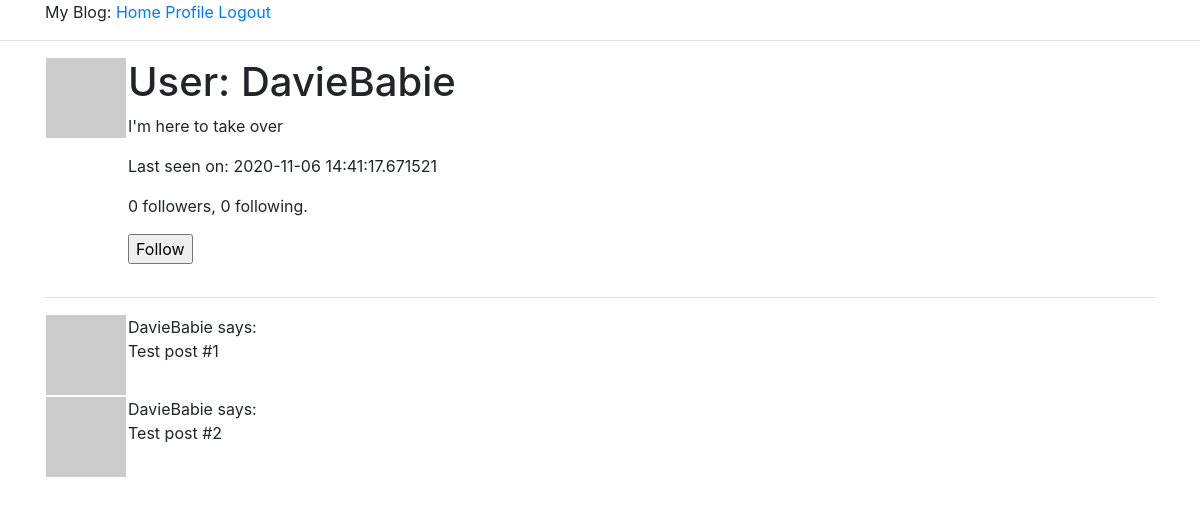
Screenshot of /user/DavieBabie (signed in) with the database file from the repository.
### app/models.py (models this page shows, shortened)
class User(UserMixin, db.Model):
    id = db.Column(db.Integer, primary_key=True)
    username = db.Column(db.String(64), index=True, unique=True)
    email = db.Column(db.String(120), index=True, unique=True)
    password_hash = db.Column(db.String(128))
    posts = db.relationship('Post', backref='author', lazy='dynamic')
    about_me = db.Column(db.String(140))
    last_seen = db.Column(db.DateTime, default=datetime.utcnow)
    followed = db.relationship('User', secondary=followers,
                                primaryjoin=(followers.c.follower_id == id),
                                secondaryjoin=(followers.c.followed_id == id),
                                backref=db.backref('followers', lazy='dynamic'), lazy='dynamic')
    def avatar(self, size):
        digest = md5(self.email.lower().encode('utf-8')).hexdigest()
        return 'https://www.gravatar.com/avatar/{}?d=identicon&s={}'.format(
            digest, size)
    def is_following(self, user):
        return self.followed.filter(
            followers.c.followed_id == user.id).count() > 0

### app/routes.py (the view)
@app.route('/user/<username>')
@login_required
def user(username):
    user = User.query.filter_by(username=username).first_or_404()
    posts = [
        {'author': user, 'body': 'Test post #1'},
        {'author': user, 'body': 'Test post #2'},
    ]
    form = EmptyForm()
    return render_template('user.html', user=user, posts=posts, form=form)

### app/forms.py
class EmptyForm(FlaskForm):
    submit = SubmitField('Submit')

### app/models.py (called while the page is built)
@login.user_loader
def load_user(id):
    return User.query.get(int(id))

### app/routes.py (called while the page is built)
@app.before_request
def before_request():
    if current_user.is_authenticated:
        current_user.last_seen = datetime.utcnow()
        db.session.commit()

### app/templates/user.html (shortened to what this page needs)
{% extends "base.html" %}
{% block content %}
<section class="container">
    <table>
        <tr valign="top">
            <td><img src="{{ user.avatar(125) }}"></td>
            <td class="ml-3">
                <h1>User: {{ user.username }} </h1>
                    {% if user.about_me %}
                        <p> {{ user.about_me }} </p>
                    {% endif %}
                    {% if user.last_seen %}
                        <p> Last seen on: {{ user.last_seen }} </p>
                    {% endif %}
                    <p>{{ user.followers.count() }}
                            followers, {{ user.followed.count() }}
                            following.
                    </p>
                    {% if user == current_user %}
                        <p>
                            <a href="{{ url_for('edit_profile') }}">
                                Edit your profile
                            </a>
                        </p>
                    {% elif not current_user.is_following(user) %}
                        <p>
                            <form action="{{ url_for('follow', username=user.username) }}" method="POST">
                                {{ form.submit(value='Follow') }}
                            </form>
                        </p>
                    {% endif %}
            </td>
        </tr>
    </table>
    <hr>
    {% for post in posts %}
        {% include '_post.html' %}
    {% endfor %}
</section>
{% endblock %}

### app/templates/_post.html
<table>
    <tr valign="top">
        <td><img src="{{ post.author.avatar(36) }}"></td>
        <td>{{ post.author.username }} says:<br>{{ post.body }}</td>
    </tr>
</table>

### rows the page displays
User: username "DavieBabie", about_me "I'm here to take over", last_seen "2020-11-06 14:41:17.671521", author.username "DavieBabie" "DavieBabie"

### other values shown
{{ user.followers.count() }} "0"
{{ user.followed.count() }} "0"
{{ post.body }} "Test post #1" "Test post #2"
